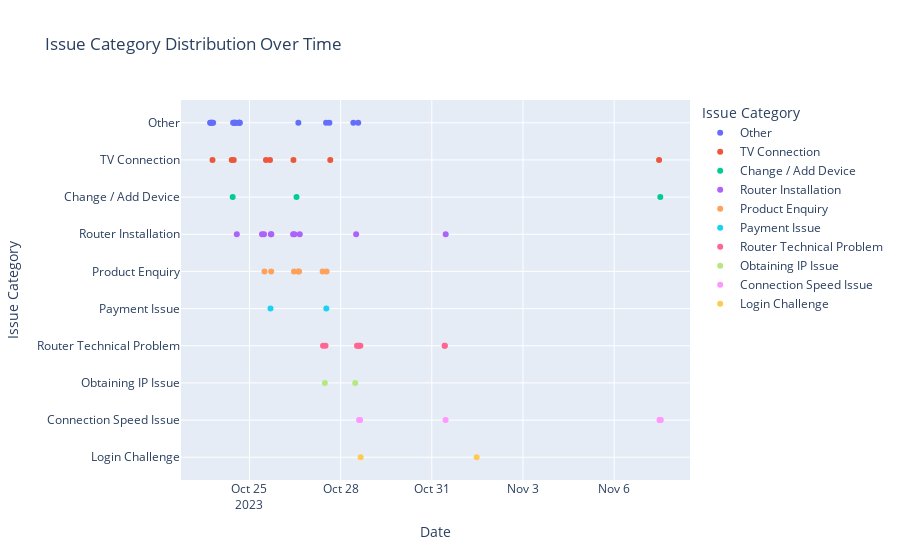

Notebook cell for this chart:
### Markdown cell above
#### Plotly

### Code cell
import sqlite3
import pandas as pd
import plotly.express as px

# Connect to SQLite database
conn = sqlite3.connect('transcriptions.db')

# Fetch data from the database
query = "SELECT date, issue_category FROM transcriptions WHERE issue_category IS NOT NULL"
df = pd.read_sql_query(query, conn)

# Convert 'date' column to datetime format
df['date'] = pd.to_datetime(df['date'])

# Create a scatter plot using Plotly
fig = px.scatter(df, x='date', y='issue_category', color='issue_category',
                 title='Issue Category Distribution Over Time',
                 labels={'date': 'Date', 'issue_category': 'Issue Category'})

# Show the plot
fig.show()

### Figure 1 — Plotly figure (JSON) as saved in the notebook; plotly's stock layout.template omitted (floating-point values rounded to 4 significant figures)
{"data": [{"hovertemplate": "Issue Category=%{y}<br>Date=%{x}<extra></extra>", "legendgroup": "Other", "marker": {"color": "#636efa", "symbol": "circle"}, "mode": "markers", "name": "Other", "orientation": "v", "showlegend": true, "type": "scatter", "x": ["2023-10-23T17:01:03", "2023-10-23T17:14:53", "2023-10-23T18:23:25", "2023-10-23T18:33:23", "2023-10-23T19:20:24", "2023-10-24T11:07:08", "2023-10-24T11:52:11", "2023-10-24T12:17:17", "2023-10-24T12:26:22", "2023-10-24T13:28:05", "2023-10-24T15:46:44", "2023-10-24T15:52:41", "2023-10-24T15:58:38", "2023-10-24T16:25:20", "2023-10-26T14:37:26", "2023-10-27T12:30:20", "2023-10-27T15:07:46", "2023-10-28T10:02:46", "2023-10-28T13:52:12"], "xaxis": "x", "y": ["Other", "Other", "Other", "Other", "Other", "Other", "Other", "Other", "Other", "Other", "Other", "Other", "Other", "Other", "Other", "Other", "Other", "Other", "Other"], "yaxis": "y"}, {"hovertemplate": "Issue Category=%{y}<br>Date=%{x}<extra></extra>", "legendgroup": "TV Connection", "marker": {"color": "#EF553B", "symbol": "circle"}, "mode": "markers", "name": "TV Connection", "orientation": "v", "showlegend": true, "type": "scatter", "x": ["2023-10-23T18:48:51", "2023-10-24T10:01:06", "2023-10-24T11:35:40", "2023-10-25T13:04:46", "2023-10-25T16:12:58", "2023-10-26T10:45:14", "2023-10-27T15:49:38", "2023-11-07T11:25:23"], "xaxis": "x", "y": ["TV Connection", "TV Connection", "TV Connection", "TV Connection", "TV Connection", "TV Connection", "TV Connection", "TV Connection"], "yaxis": "y"}, {"hovertemplate": "Issue Category=%{y}<br>Date=%{x}<extra></extra>", "legendgroup": "Change / Add Device", "marker": {"color": "#00cc96", "symbol": "circle"}, "mode": "markers", "name": "Change / Add Device", "orientation": "v", "showlegend": true, "type": "scatter", "x": ["2023-10-24T10:45:56", "2023-10-26T13:10:39", "2023-11-07T12:23:40"], "xaxis": "x", "y": ["Change / Add Device", "Change / Add Device", "Change / Add Device"], "yaxis": "y"}, {"hovertemplate": "Issue Category=%{y}<br>Date=%{x}<extra></extra>", "legendgroup": "Router Installation", "marker": {"color": "#ab63fa", "symbol": "circle"}, "mode": "markers", "name": "Router Installation", "orientation": "v", "showlegend": true, "type": "scatter", "x": ["2023-10-24T14:01:17", "2023-10-25T09:55:09", "2023-10-25T11:28:14", "2023-10-25T16:54:28", "2023-10-25T17:15:41", "2023-10-26T10:29:49", "2023-10-26T11:31:04", "2023-10-26T15:44:33", "2023-10-28T12:14:21", "2023-10-31T10:57:33"], "xaxis": "x", "y": ["Router Installation", "Router Installation", "Router Installation", "Router Installation", "Router Installation", "Router Installation", "Router Installation", "Router Installation", "Router Installation", "Router Installation"], "yaxis": "y"}, {"hovertemplate": "Issue Category=%{y}<br>Date=%{x}<extra></extra>", "legendgroup": "Product Enquiry", "marker": {"color": "#FFA15A", "symbol": "circle"}, "mode": "markers", "name": "Product Enquiry", "orientation": "v", "showlegend": true, "type": "scatter", "x": ["2023-10-25T11:52:14", "2023-10-25T17:09:07", "2023-10-26T11:09:39", "2023-10-26T14:29:05", "2023-10-26T15:10:32", "2023-10-27T09:46:30", "2023-10-27T12:53:38"], "xaxis": "x", "y": ["Product Enquiry", "Product Enquiry", "Product Enquiry", "Product Enquiry", "Product Enquiry", "Product Enquiry", "Product Enquiry"], "yaxis": "y"}, {"hovertemplate": "Issue Category=%{y}<br>Date=%{x}<extra></extra>", "legendgroup": "Payment Issue", "marker": {"color": "#19d3f3", "symbol": "circle"}, "mode": "markers", "name": "Payment Issue", "orientation": "v", "showlegend": true, "type": "scatter", "x": ["2023-10-25T16:37:06", "2023-10-27T12:41:13"], "xaxis": "x", "y": ["Payment Issue", "Payment Issue"], "yaxis": "y"}, {"hovertemplate": "Issue Category=%{y}<br>Date=%{x}<extra></extra>", "legendgroup": "Router Technical Problem", "marker": {"color": "#FF6692", "symbol": "circle"}, "mode": "markers", "name": "Router Technical Problem", "orientation": "v", "showlegend": true, "type": "scatter", "x": ["2023-10-27T10:06:59", "2023-10-27T12:04:17", "2023-10-28T12:55:32", "2023-10-28T13:38:25", "2023-10-28T14:42:24", "2023-10-28T15:36:39", "2023-10-31T10:07:46", "2023-10-31T10:15:42"], "xaxis": "x", "y": ["Router Technical Problem", "Router Technical Problem", "Router Technical Problem", "Router Technical Problem", "Router Technical Problem", "Router Technical Problem", "Router Technical Problem", "Router Technical Problem"], "yaxis": "y"}, {"hovertemplate": "Issue Category=%{y}<br>Date=%{x}<extra></extra>", "legendgroup": "Obtaining IP Issue", "marker": {"color": "#B6E880", "symbol": "circle"}, "mode": "markers", "name": "Obtaining IP Issue", "orientation": "v", "showlegend": true, "type": "scatter", "x": ["2023-10-27T11:32:52", "2023-10-28T11:31:33"], "xaxis": "x", "y": ["Obtaining IP Issue", "Obtaining IP Issue"], "yaxis": "y"}, {"hovertemplate": "Issue Category=%{y}<br>Date=%{x}<extra></extra>", "legendgroup": "Connection Speed Issue", "marker": {"color": "#FF97FF", "symbol": "circle"}, "mode": "markers", "name": "Connection Speed Issue", "orientation": "v", "showlegend": true, "type": "scatter", "x": ["2023-10-28T14:35:37", "2023-10-28T15:21:28", "2023-10-31T10:51:05", "2023-11-07T11:51:30", "2023-11-07T11:59:32", "2023-11-07T12:47:53"], "xaxis": "x", "y": ["Connection Speed Issue", "Connection Speed Issue", "Connection Speed Issue", "Connection Speed Issue", "Connection Speed Issue", "Connection Speed Issue"], "yaxis": "y"}, {"hovertemplate": "Issue Category=%{y}<br>Date=%{x}<extra></extra>", "legendgroup": "Login Challenge", "marker": {"color": "#FECB52", "symbol": "circle"}, "mode": "markers", "name": "Login Challenge", "orientation": "v", "showlegend": true, "type": "scatter", "x": ["2023-10-28T15:48:01", "2023-11-01T11:25:16"], "xaxis": "x", "y": ["Login Challenge", "Login Challenge"], "yaxis": "y"}], "layout": {"legend": {"title": {"text": "Issue Category"}, "tracegroupgap": 0}, "title": {"text": "Issue Category Distribution Over Time"}, "xaxis": {"anchor": "y", "domain": [0, 1], "title": {"text": "Date"}}, "yaxis": {"anchor": "x", "categoryarray": ["Login Challenge", "Connection Speed Issue", "Obtaining IP Issue", "Router Technical Problem", "Payment Issue", "Product Enquiry", "Router Installation", "Change / Add Device", "TV Connection", "Other"], "categoryorder": "array", "domain": [0, 1], "title": {"text": "Issue Category"}}}}
